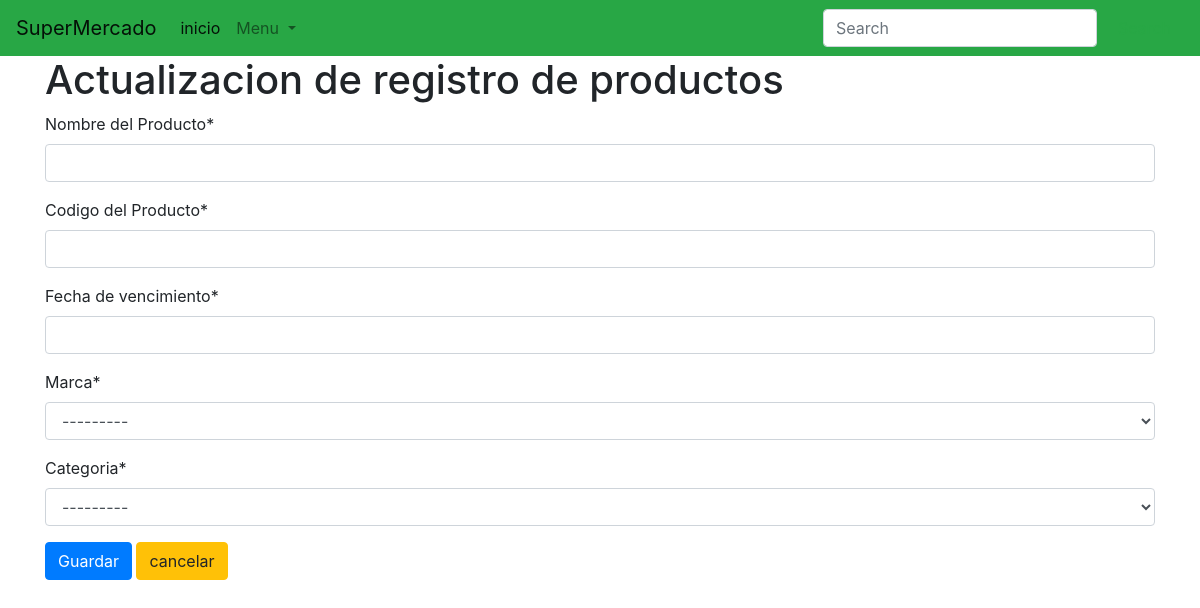
The app's page /editarproducto/9, older data.
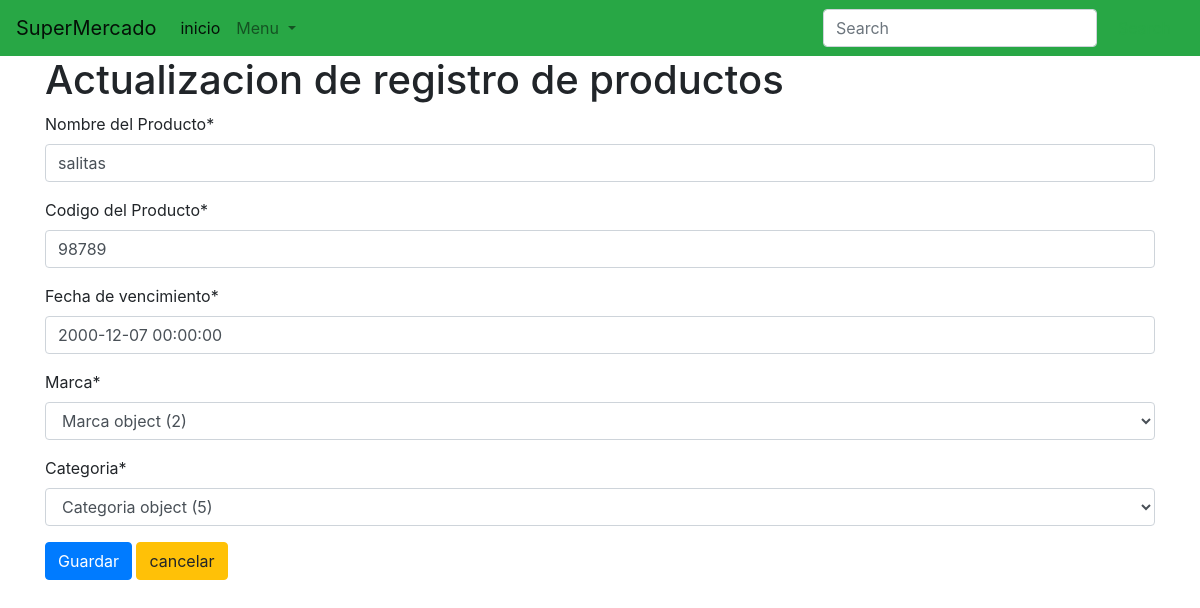
The same page, newer data.
### Models/Productos/models.py (models this page shows, shortened)
class Producto(models.Model):
    Nombre_del_Producto = models.CharField(max_length=75)
    Codigo_del_Producto = models.IntegerField()
    Fecha_de_vencimiento = models.DateTimeField()
    Marca = models.ForeignKey(Marca, null=False, on_delete=models.CASCADE)
    Categoria = models.ForeignKey(Categoria, null=False, on_delete=models.CASCADE)

### Models/Productos/views.py (the view)
# urls.py: path('editarproducto/<int:id_producto>', FormularioProductoView.edit, name='Eproducto'),
    def edit(request, id_producto):
        producto = Producto.objects.filter(id=id_producto).first()
        form = FormularioProducto(instance=producto)
        return render(request, "editproducto.html", {"form": form, 'producto': producto})

### Models/Productos/forms.py
class FormularioProducto(forms.ModelForm):
    class Meta:
        model = Producto
        fields = '__all__'
        widgets = {'fecha_vencimiento': forms.DateInput(attrs={'type': 'date'})}

### templates/editproducto.html (shortened to what this page needs)
{% extends 'menu.html' %}
{% load crispy_forms_tags %}
{% block content %}
    <h1>Actualizacion de registro de productos</h1>
    <form action="{% url 'Actualizarproducto' producto.id %}" method="POST">
        {{ form | crispy }}
    <button type="submit" class="btn btn-primary">Guardar</button>
    <a class=" btn btn-warning" href="{% url 'Cproducto' %}"> cancelar</a>
    </form>
{% endblock %}

Row changes from the older to the newer data that the page shows:
added Producto: Nombre_del_Producto "salitas", Codigo_del_Producto "98789", Fecha_de_vencimiento "2000-12-07 00:00:00", Marca "Marca object (2)", Categoria "Categoria object (5)"
Text that changed along with them:
form field Marca: "---------" → (not shown)
form field Categoria: "---------" → (not shown)
